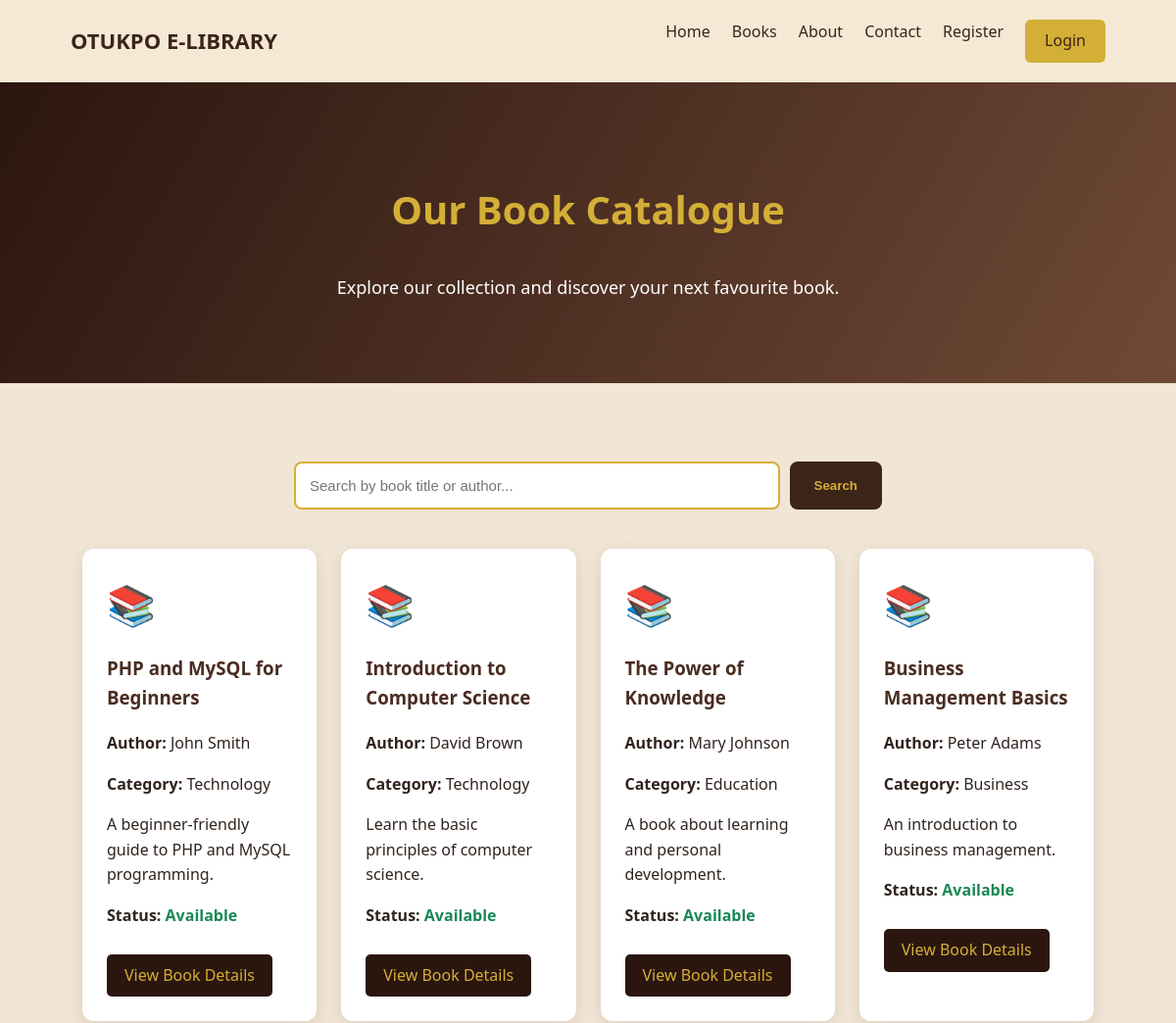
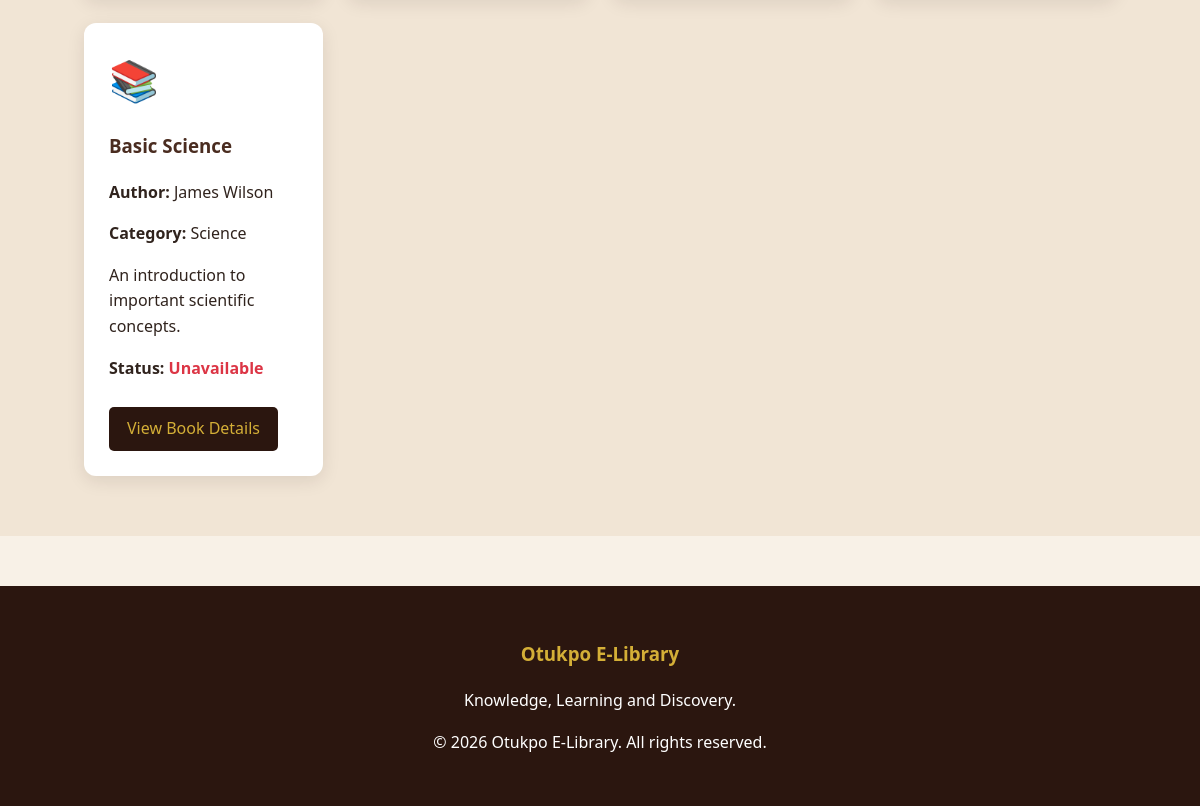
The page /books.php on the database as committed earlier (2 pictures, top to bottom).
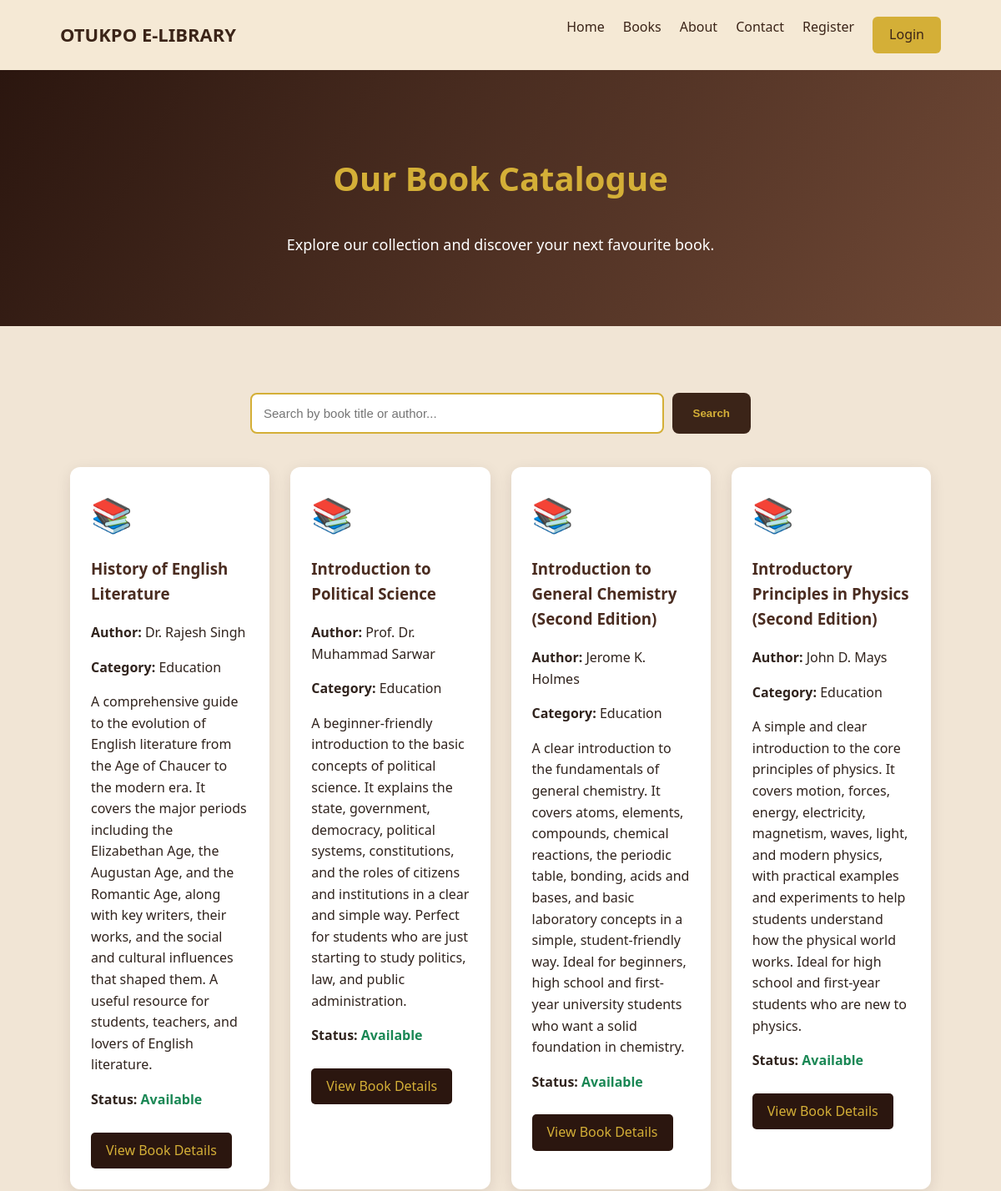
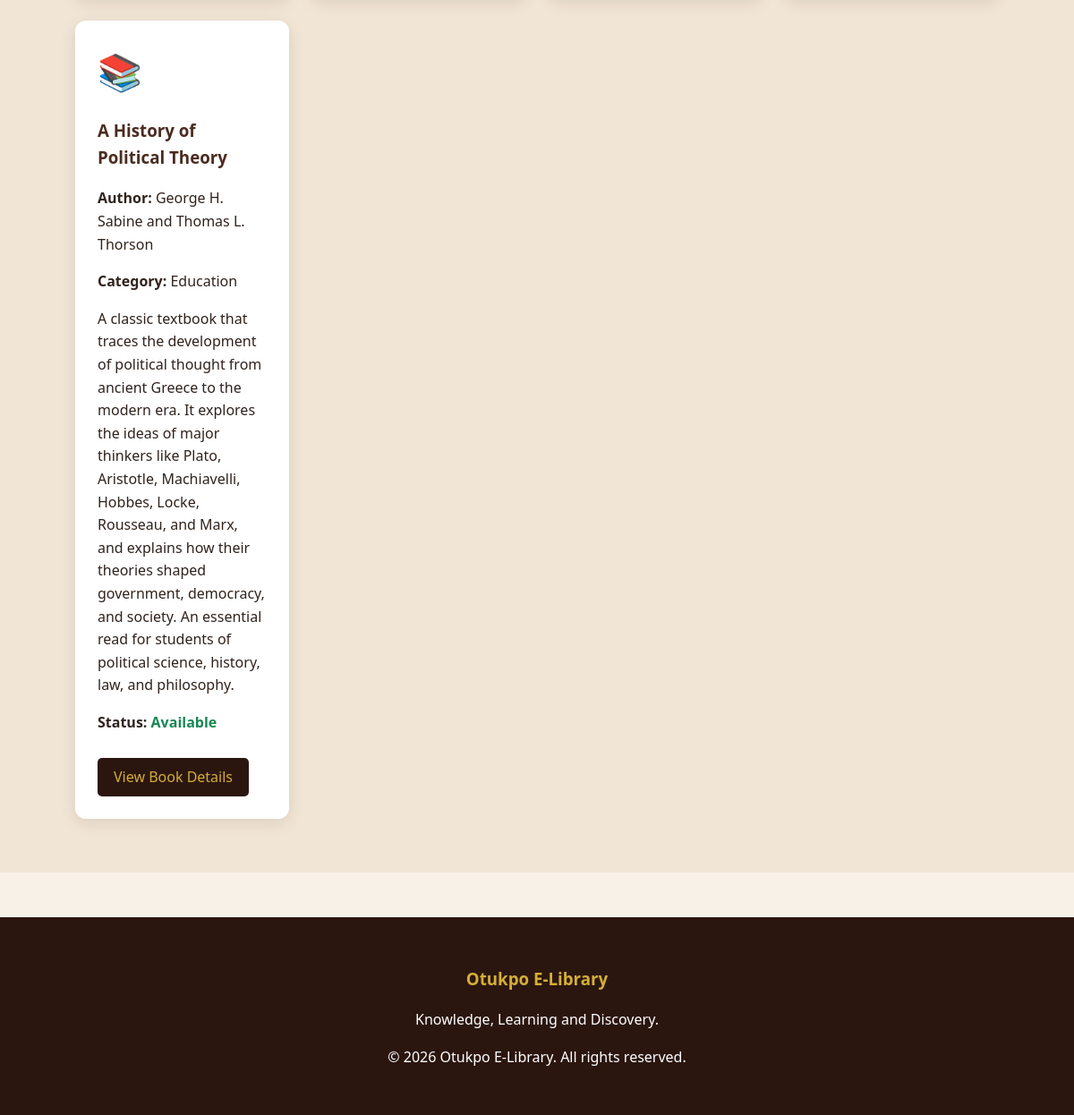
The same page on the database as committed later (2 pictures, top to bottom).
### tables this page shows
CREATE TABLE `books` (
  `id` int(11) NOT NULL,
  `title` varchar(255) NOT NULL,
  `author` varchar(150) NOT NULL,
  `category_id` int(11) DEFAULT NULL,
  `description` text DEFAULT NULL,
  `is_available` tinyint(1) DEFAULT 1,
  `cover_image` varchar(255) DEFAULT NULL,
  `coverimage` varchar(255) DEFAULT NULL
);

CREATE TABLE `categories` (
  `id` int(11) NOT NULL,
  `name` varchar(100) NOT NULL
);

### classes/book.php (called while the page is built, shortened)
<?php
class Book {
    private $conn;
    public function __construct($db) {
        $this->conn = $db;
    }
    public function getAllBooks() {
        $sql = "SELECT books.*, categories.name AS category_name
                FROM books
                LEFT JOIN categories
                ON books.category_id = categories.id";
        $stmt = $this->conn->prepare($sql);
        $stmt->execute();
        return $stmt->fetchAll(PDO::FETCH_ASSOC);
    }
}
?>

### books.php (the view, shortened to what this page needs)
<?php
require_once __DIR__ . "/config/database.php";
require_once __DIR__ . "/classes/Book.php";
$db = new Database();
$conn = $db->connect();
$book = new Book($conn);
$search = trim($_GET['search'] ?? '');
if ($search !== '') {
    $books = $book->searchBooks($search);
} else {
    $books = $book->getAllBooks();
}
?>
<!DOCTYPE html>
<html lang="en">
<head>
    <link rel="stylesheet" href="assets/css/style.css">
</head>
<body>
    <nav class="site-nav">
        <a href="index.php" class="brand">
            OTUKPO E-LIBRARY
        </a>
        <div class="nav-links">
            <a href="index.php">Home</a>
            <a href="books.php">Books</a>
            <a href="about.php">About</a>
            <a href="contact.php">Contact</a>
            <?php if (isset($_SESSION['member_id'])): ?>
                <a href="dashboard.php">Dashboard</a>
                <a href="logout.php" class="login-btn">Logout</a>
            <?php else: ?>
                <a href="register.php">Register</a>
                <a href="login.php" class="login-btn">Login</a>
            <?php endif; ?>
        </div>
    </nav>
    <section class="catalogue-hero">
        <h1>Our Book Catalogue</h1>
        <p>
            Explore our collection and discover your next favourite book.
        </p>
    </section>
    <section class="section books-section">
        <form method="GET" action="books.php" class="search-form">
            <input
                type="text"
                name="search"
                placeholder="Search by book title or author..."
                value="<?php echo htmlspecialchars($search); ?>"
            >
            <button type="submit">Search</button>
        </form>
        <?php if (count($books) > 0): ?>
            <div class="book-grid">
                <?php foreach ($books as $row): ?>
                    <div class="book-card">
                        <div class="book-icon">📚</div>
                        <h3>
                            <?php echo htmlspecialchars($row['title']); ?>
                        </h3>
                        <p>
                            <strong>Author:</strong>
                            <?php echo htmlspecialchars($row['author']); ?>
                        </p>
                        <p>
                            <strong>Category:</strong>
                            <?php
                            echo htmlspecialchars(
                                $row['category_name'] ?? 'Uncategorized'
                            );
                            ?>
                        </p>
                        <p>
                            <?php
                            echo htmlspecialchars($row['description'] ?? '');
                            ?>
                        </p>
                        <p>
                            <strong>Status:</strong>
                            <?php if ($row['is_available']): ?>
                                <span class="available">Available</span>
                            <?php else: ?>
                                <span class="unavailable">Unavailable</span>
                            <?php endif; ?>
                        </p>
                        <a
                            href="book.php?id=<?php echo (int) $row['id']; ?>"
                            class="book-link"
                        >
                            View Book Details
                        </a>
                    </div>
                <?php endforeach; ?>
            </div>
        <?php endif; ?>
    </section>
    <footer class="site-footer">
        <h3>Otukpo E-Library</h3>
        <p>Knowledge, Learning and Discovery.</p>
        <p>
            &copy; <?php echo date('Y'); ?>
            Otukpo E-Library. All rights reserved.
        </p>
    </footer>
</body>
</html>

Rows that differ between the two databases and show on the page:
removed books: title "Business Management Basics", author "Peter Adams", category.name "Business", description "An introduction to business management.", is_available "Available"
removed books: title "Basic Science", author "James Wilson", category.name "Science", description "An introduction to important scientific concepts.", is_available "Unavailable"
changed books: title "PHP and MySQL for Beginners" → "History of English Literature"; author "John Smith" → "Dr. Rajesh Singh"; category.name "Technology" → "Education"; description "A beginner-friendly guide to PHP and MySQL programming." → "A comprehensive guide to the evolution of English literature from the Age of Chaucer to the modern era. It covers the major periods including the Elizabethan Age, the Augustan Age, and the Romantic Age, along with key writers, their works, and the social and cultural influences that shaped them. A useful resource for students, teachers, and lovers of English literature."
changed books: title "Introduction to Computer Science" → "Introduction to Political Science"; author "David Brown" → "Prof. Dr. Muhammad Sarwar"; category.name "Technology" → "Education"; description "Learn the basic principles of computer science." → "A beginner-friendly introduction to the basic concepts of political science. It explains the state, government, democracy, political systems, constitutions, and the roles of citizens and institutions in a clear and simple way. Perfect for students who are just starting to study politics, law, and public administration."
changed books: title "The Power of Knowledge" → "Introduction to General Chemistry (Second Edition)"; author "Mary Johnson" → "Jerome K. Holmes"; description "A book about learning and personal development." → "A clear introduction to the fundamentals of general chemistry. It covers atoms, elements, compounds, chemical reactions, the periodic table, bonding, acids and bases, and basic laboratory concepts in a simple, student-friendly way. Ideal for beginners, high school and first-year university students who want a solid foundation in chemistry."
added books: title "Introductory Principles in Physics (Second Edition)", author "John D. Mays", category.name "Education", description "A simple and clear introduction to the core principles of physics. It covers motion, forces, energy, electricity, magnetism, waves, light, and modern physics, with practical examples and experiments to help students understand how the physical world works. Ideal for high school and first-year students who are new to physics.", is_available "Available"
added books: title "A History of Political Theory", author "George H. Sabine and Thomas L. Thorson", category.name "Education", description "A classic textbook that traces the development of political thought from ancient Greece to the modern era. It explores the ideas of major thinkers like Plato, Aristotle, Machiavelli, Hobbes, Locke, Rousseau, and Marx, and explains how their theories shaped government, democracy, and society. An essential read for students of political science, history, law, and philosophy.", is_available "Available"
